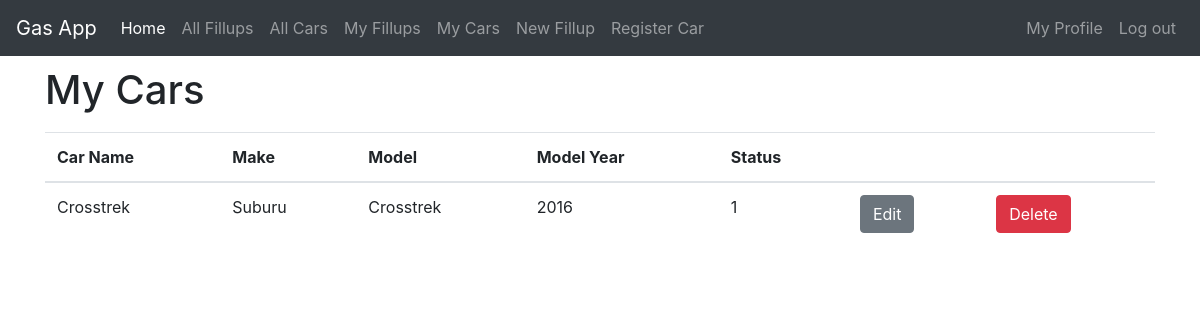
/myprofile/cars/ (signed in), run on an earlier commit of the app's database.
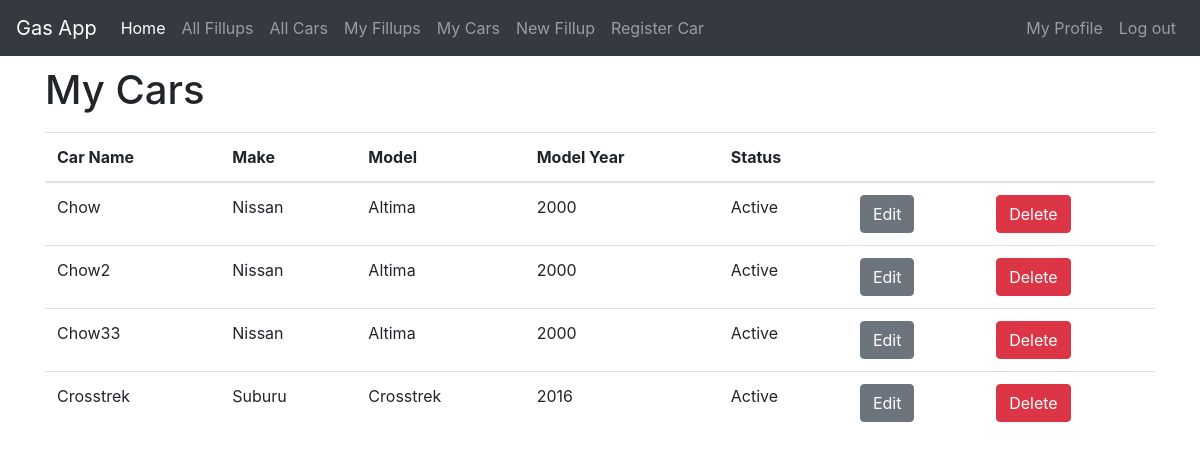
And on a later commit of the database.
### fillups/models.py (models this page shows, shortened)
class Car(models.Model):
    username = models.ForeignKey(User,on_delete=models.CASCADE)
    name = models.CharField(max_length=25)
    make = models.CharField(max_length=25)
    model = models.CharField(max_length=25)
    model_year = models.IntegerField(choices=MODEL_YEARS)
    status = models.CharField(max_length=10,choices=STATUS,default='Active')

### fillups/views.py (the view)
# urls.py: path('myprofile/cars/',views.UserCarListView.as_view(),name='user_car_list'),
class UserCarListView(ListView):
    template_name = 'fillups/user_car_list.html'
    model = Car
    context_object_name = 'user_car_list'
    ordering = ['name']
    def get_queryset(self):
        return Car.objects.filter(username=self.request.user).order_by('name')

### fillups/templates/fillups/user_car_list.html
{% extends 'base.html' %}
{% block content %}
<div class="centerstage">
  <h1>My Cars</h1>
  <table class="table">
    <thead>
      <tr>
        <th>Car Name</th>
        <th>Make</th>
        <th>Model</th>
        <th>Model Year</th>
        <th>Status</th>
        <th></th>
        <th></th>
      </tr>
    </thead>
    <tbody>
      {% for car in user_car_list %}
        <div class="car">
          <tr>
            <td>{{ car.name }}</td>
            <td>{{ car.make }}</td>
            <td>{{ car.model }}</td>
            <td>{{ car.model_year }}</td>
            <td>{{ car.status }}</td>
            <td><a class="btn btn-secondary" href="{% url 'fillups:update_car' pk=car.pk %}">Edit</a></td>
            <td><a class="btn btn-danger" href="{% url 'fillups:delete_car' pk=car.pk %}">Delete</a></td>
          </tr>
        </div>
      {% endfor %}
    </tbody>
  </table>
</div>
{% endblock %}

What changed in the data, as far as the page shows it:
added Car: name "Chow", make "Nissan", model "Altima", model_year "2000", status "Active"
added Car: name "Chow2", make "Nissan", model "Altima", model_year "2000", status "Active"
added Car: name "Chow33", make "Nissan", model "Altima", model_year "2000", status "Active"
changed Car "Crosstrek": status "1" → "Active"
